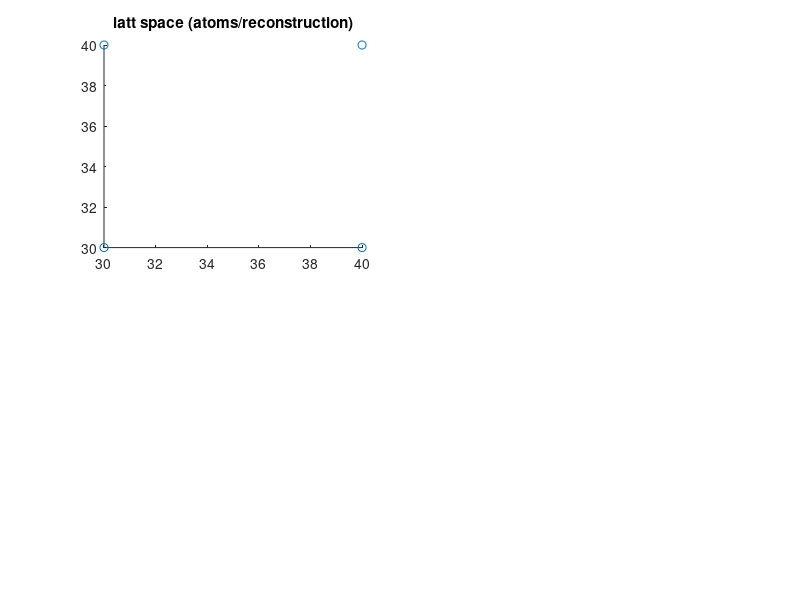

Write the MATLAB code that produced this figure. (Note: this script raises an error after producing the figure.)
theta1 = -0.964508807972182;
theta2 = 0.605806785333545;
phi1 = 0.307810141410327;
phi2 = 0.669335387203412;
lambda1 = 3.521786000000000;
lambda2 = 3.424710000000000;
offset1 = -184;
offset2 = 0;
latt_xform_params = [theta1, theta2, phi1, phi2, lambda1, lambda2, offset1, offset2];

fig_handle = figure;

% define square in reconstruction space
% CCW from lower left
xs_latt = [30, 40, 40, 30];
ys_latt = [30, 30, 40, 40];

subplot(2, 2, 1);
scatter(xs_latt, ys_latt);
title('latt space (atoms/reconstruction)');

% get parallelogram in image space
% [xs_img, ys_img] = latticeToImg(xs_latt, ys_latt, latt_xform_params);
[xs_img, ys_img, ~] = latt2img_coord(latt_xform_params, xs_latt, ys_latt);

subplot(2, 2, 2);
scatter(xs_img, ys_img);
title('img space (atoms/fl)');


% get parallelogram in object space
cx_img = 500;
cy_img = -203;
scale = 0.5;
angle = 0;
obj_xform_params = [cx_img, cy_img, angle, scale];

[xs_obj, ys_obj] = img2obj_coord(obj_xform_params, xs_img, ys_img);

subplot(2, 2, 3);
scatter(xs_obj, ys_obj);
title('obj space (DMD)');

%% determine transforms...

% DMD space [mirror_x1, mirror_x2] x [mirror_y1, mirror_y2] = [500, 550] x [360, 410]
% DMD coordinates [499.5, 550.5] x [359.5, 410.5]
% Using center of first pixel in upper left corner as (x, y) = (1, 1)

folders = 95:99;
xstarts_dmd = [500, 400, 500, 550, 600];
xends_dmd = [550, 450, 550, 600, 650];
xcom_dmd = 0.5 * (xstarts_dmd + xends_dmd);
ystarts_dmd =[360, 360, 460, 310, 380];
yends_dmd = [410, 410, 510, 310, 430];
ycom_dmd = 0.5 * (ystarts_dmd + yends_dmd);

x_guesses = [47,55,63,35,52];
y_guesses = [49,59,47,46,35];
len = 8;

% fit square to find center of square
mask_fn = @(x, y) heaviside(x + 0.5) .* heaviside(0.5 - x) .* heaviside(y + 0.5) .* heaviside( 0.5 - y);
fit_fn = @(P, X, Y) mask2d_2(P, X, Y, mask_fn);

xcom_latt = zeros(size(xcom_dmd));
ycom_latt = zeros(size(ycom_dmd));
for ii = 1:length(folders)
    df = DataFolder({2018 1 23 folders(ii) 1 1}, []);
    
    % reconstruction image is cropped
    x_crop_start = df.XStarts_ROI(1);
    y_crop_start = df.YStarts_ROI(1);
    
    img_crop = df.Occs_ImgAvg;
    x_crop_guess = x_guesses(ii);
    y_crop_guess = y_guesses(ii);
    img_crop_roi = img_crop(y_crop_guess - len : y_crop_guess + len, x_crop_guess - len : x_crop_guess + len);
    x_roi_start = x_crop_guess - len;
    y_roi_start = y_crop_guess - len;
    
    [xx_roi, yy_roi] = meshgrid(1:size(img_crop_roi, 2), 1:size(img_crop_roi, 1));
    roi_xform = [x_crop_start + x_roi_start - 1, y_crop_start + y_roi_start - 1, 1, 1];
    [xx_img, yy_img] = roi2img_coord(roi_xform, xx_roi, yy_roi);
    
    % threshold and center of mass
    
    cutoffs = 0.1:0.1:0.8;
    coms_x = zeros(1, length(cutoffs));
    coms_y = zeros(1, length(cutoffs));
    for ii = 1:length(cutoffs)
        img_mod = 1 - img_crop_roi;
        img_mod(img_mod < cutoffs(ii)) = 0;
        [com_x, com_y, w] = get_moment(img_mod, 1);
        coms_x(ii) = com_x;
        coms_y(ii) = com_y;
    end
    
    [xcom_latt(ii), ycom_latt(ii)] = roi2img_coord(roi_xform, coms_x(end), coms_y(end));
    
    % fit square
    init_params = [10, 9, 0, 6];
    fixed_params = [0, 0, 1, 0];
    lb = [-inf, -inf, -inf, -inf];
    ub = [inf, inf, inf ,inf];
    % this is not converging. One idea is that the step size is too small.
    % Here you have to change by some reasonable fraction of an integer to
    % see a difference.
    [fitp, ~, ffh, std_err] = fit2D(xx_roi, yy_roi, img_mod, [], fit_fn,...
        init_params, fixed_params, lb, ub, 4, 'lsqnonlin');
    
    figure;
    subplot(2,2,1);
    plot(cutoffs, coms_x,'o');
    grid on;
    xlabel('cutoff density');
    ylabel('x com');
    
    subplot(2,2,2);
    plot(cutoffs, coms_y,'o');
    grid on;
    xlabel('cutoff density');
    ylabel('y com');
    
    subplot(2,2,3);
    %     imagesc(img_crop_roi);
    imagesc(img_mod);
    axis equal;
    axis image;
    hold on;
    scatter(com_x, com_y, 'rx');
    
    subplot(2,2,4);
    imagesc(ffh(xx_roi, yy_roi));
    axis equal;
    axis image;
    hold on;
    % also can try fitting
    
end

%%
% new data set 01/25/2018
folders = [58, 59];
dfs = [];

for ii = 1:length(folders)
    df = DataFolder();
    DistGrid = [];
    BinEdges = [];
    if ii ~= 1
        df.AzAvgType = 'external';
        df.CenterStyle = 'Fixed';
        df.CroppedPicStartCoords = dfs(1).CroppedPicStartCoords;
        df.Cx_AzAvg = dfs(1).Cx_AzAvg;
        df.Cy_AzAvg = dfs(1).Cy_AzAvg;
        df.AzAvgCentering = 'external';
        DistGrid = dfs(1).DistGrid;
        BinEdges = dfs(1).BinEdges;
    end
    
    df.initialize({2018 01 25 folders(ii) 1 1}, [],...
        BinEdges, df.AzAvgType, DistGrid);
    dfs = vertcat(dfs, df);
end

img = dfs(2).Occs_ImgAvg - dfs(1).Occs_ImgAvg;
figure;

subplot(1, 2, 1);
imagesc(img);
axis equal; 
axis image;

subplot(1, 2, 2);
m = img;
m(m > -0.5) = 0;
imagesc(m);
axis equal;
axis image;
